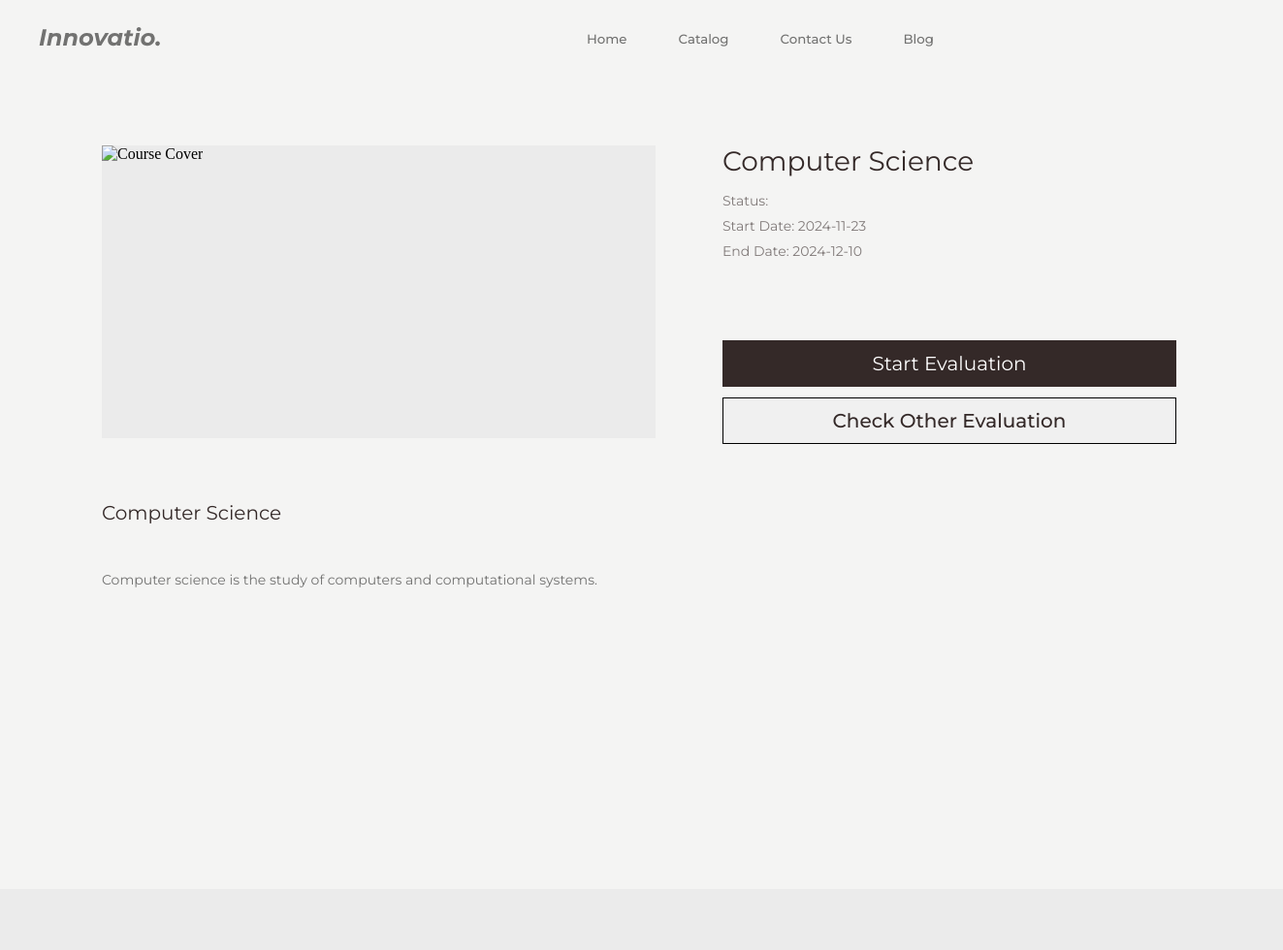
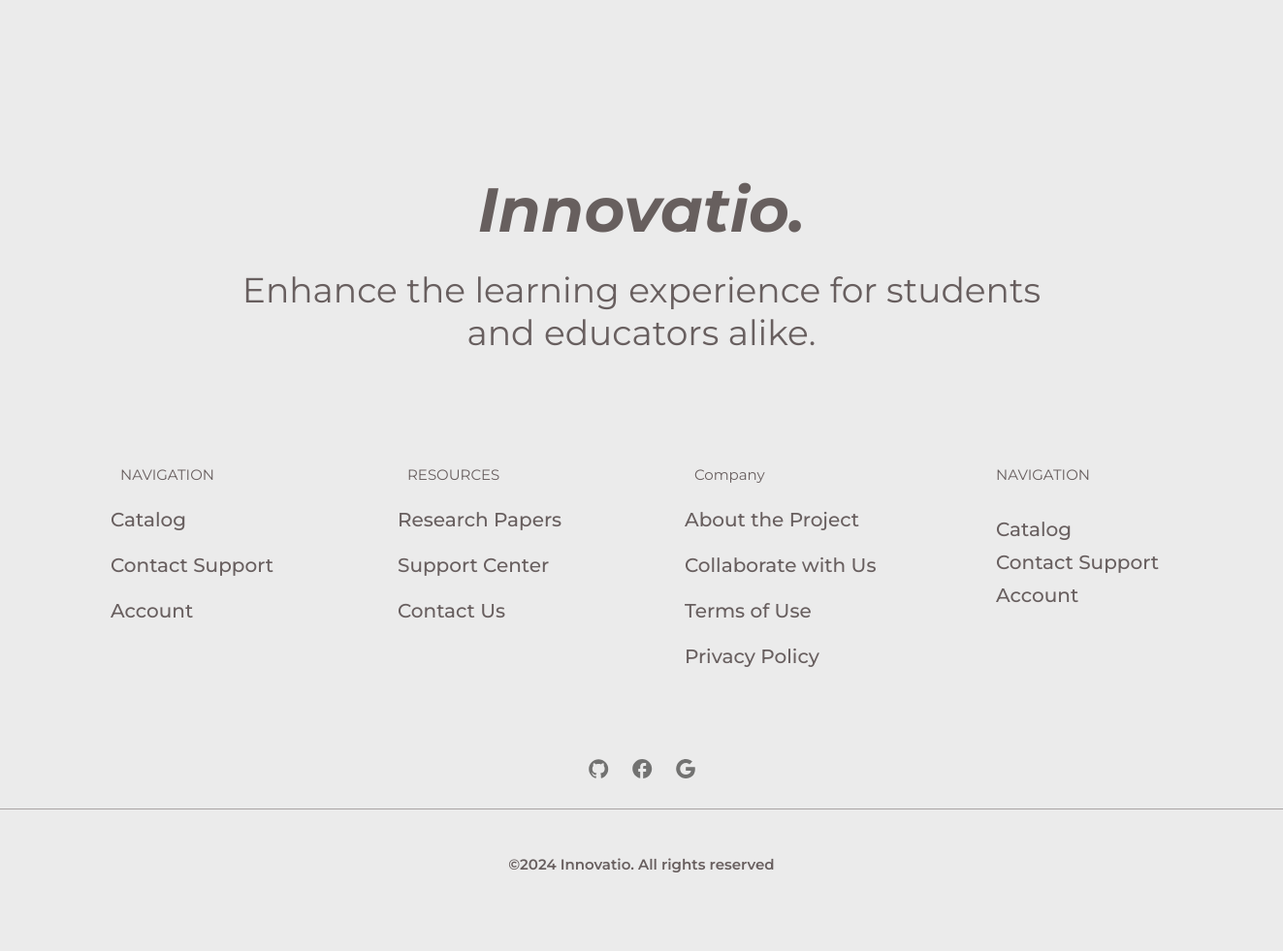
The page /pages/catalog-selection.php?course_id=1 on the database its author committed (2 pictures, top to bottom).
### tables this page shows
CREATE TABLE `courses` (
  `course_id` int(11) NOT NULL,
  `course_name` varchar(255) NOT NULL,
  `course_description` text DEFAULT NULL,
  `course_cover` varchar(256) NOT NULL,
  `department` varchar(100) NOT NULL,
  `active_flag` tinyint(1) NOT NULL COMMENT '0 = inactive\r\n1 = active\r\n2 = pending'
);

CREATE TABLE `evaluations` (
  `evaluation_id` int(11) NOT NULL,
  `course_id` int(11) DEFAULT NULL,
  `evaluator_type` enum('student','faculty','alumni') DEFAULT NULL,
  `criteria_id` int(11) NOT NULL,
  `evaluation_start_date` date NOT NULL,
  `evaluation_end_date` date NOT NULL,
  `active_flag` int(1) NOT NULL
);

### pages/catalog-selection.php (the view, shortened to what this page needs)
<?php
$servername = "localhost";
$username = "root";
$password = "";
$database = "evala_db1";
$con = new mysqli($servername, $username, $password, $database);
$course_id = $_GET['course_id'];
$course_query = "SELECT course_name, course_description FROM courses WHERE course_id = ?";
$stmt = $con->prepare($course_query);
$stmt->bind_param("i", $course_id);
$stmt->execute();
$course_result = $stmt->get_result();
if ($course_result->num_rows > 0) {
    $course_row = $course_result->fetch_assoc();
    $course_name = htmlspecialchars($course_row["course_name"]);
    $course_description = htmlspecialchars($course_row["course_description"]);
} else {
    $course_name = "Course not found";
    $course_description = "No description available.";
}
if ($_SESSION['role'] === 'Faculty') {
    $evaluation_query = "
    SELECT evaluation_id, evaluator_type, evaluation_start_date, evaluation_end_date
    FROM evaluations
    WHERE course_id = ? AND active_flag = 1
    ORDER BY
        CASE evaluator_type
            WHEN 'faculty' THEN 1
            WHEN 'student' THEN 2
            WHEN 'alumni' THEN 3
            ELSE 4
        END,
        evaluation_start_date ASC
    LIMIT 1";
} else {
    $evaluation_query = "
    SELECT evaluation_id, evaluator_type, evaluation_start_date, evaluation_end_date
    FROM evaluations
    WHERE course_id = ? AND active_flag = 1";
}
$stmt = $con->prepare($evaluation_query);
$stmt->bind_param("i", $course_id);
$stmt->execute();
$evaluation_result = $stmt->get_result();
if ($evaluation_result->num_rows > 0) {
    $evaluation = $evaluation_result->fetch_assoc();
    $evaluation_id = $evaluation['evaluation_id'];
    $evaluation_start_date = htmlspecialchars($evaluation['evaluation_start_date']);
    $evaluation_end_date = htmlspecialchars($evaluation['evaluation_end_date']);
} else {
    $evaluation_id = null;
    $evaluation_name = "No evaluation found";
    $evaluation_status = "N/A";
    $evaluation_start_date = "N/A";
    $evaluation_end_date = "N/A";
}
?>
<!DOCTYPE html>
<html>
<head>
    <link rel="stylesheet" href="../css/global.css" />
    <link rel="stylesheet" href="../css/catalog-selection.css" />
    <link rel="stylesheet" href="../components/all.css">
    <link rel="stylesheet" href="../components/modal.css">
</head>
<body>
    <div class="questionnaire">
        <div class="navigator">
            <?php include('../components/nav.php') ?>
        <div class="catalog-container">
            <div class="evaluation-pics-desc">
                <div class="evaluation-img">
                    <?php
                    echo '
                    <img class="evaluation-img" src="' . htmlspecialchars($_SESSION['course_cover']) . '" alt="Course Cover">
                    ';
                    ?>
                </div>
                <div class="eval-overview">
                    <div class="eva-name"><?php echo $course_name; ?></div>
                    <div class="eval-desc">
                        <?php echo $course_description; ?>
                    </div>
                </div>
            </div>
            <div class="evaluation-navigator">
                <div class="evaluation-title">
                    <div class="text-wrapper-3"><?php echo $course_name; ?></div>
                    <div class="evaluation-status">
                        <div class="text-wrapper-4">Status: <?php echo $_SESSION['status']; ?></div>
                        <div class="text-wrapper-4">Start Date: <?php echo $evaluation_start_date; ?></div>
                        <div class="text-wrapper-4">End Date: <?php echo $evaluation_end_date; ?></div>
                    </div>
                </div>
                <div class="buttons">
                    <?php
                    if ($evaluation_id !== null) {
                        if ($_SESSION['status'] === "Completed") {
                            echo '<a href="catalog-selection.php?course_id=' . urlencode($_SESSION["course_id"]) . '">
                                <button class="start-eval-button" name="start-evaluation" onclick="handleStartEvaluation(event);">
                                    <span class="text-wrapper-6">Start Evaluation</span>
                                </button>
                            </a>
                            <a href="catalog.php">
                                <button class="check-other-button">
                                    <span class="text-wrapper-7">Check Other Evaluation</span>
                                </button>
                            </a>
                            <a href = "result.php?course_id=' . $course_id . '&evaluation_id=' . $evaluation_id . ' &user_id=' . $_SESSION['user_id'] . '">View Results</a>'
                            ;
                        } else {
                            echo '<a href="evaluation.php?course_id=' . $course_id . '&evaluation_id=' . $evaluation_id . '&user_id=' . $_SESSION['user_id'] . '">
                                <button class="start-eval-button">
                                    <span class="text-wrapper-6">Start Evaluation</span>
                                </button>
                            </a><a href="catalog.php">
                                <button class="check-other-button">
                                    <span class="text-wrapper-7">Check Other Evaluation</span>
                                </button>
                            </a>';
                        }
                    } else {
                        echo "<p>No active evaluation available for this course.</p>";
                    }
                    ?>
                </div>
            </div>
        </div>
        <?php include('../components/footer.php') ?>
</body>
</html>

### css/global.css (style rules this page uses)
* { -webkit-font-smoothing: antialiased; box-sizing: border-box; }
html, body { margin: 0px; height: 100%; }
body { margin: 0; line-height: normal; }
:root { --font-montserrat: Montserrat; --font-size-mini: 15px; --font-size-xl: 20px; --color-dimgray-100: #685f5f; --gap-mini: 15px; --gap-4xl: 23px; --padding-11xs: 2px; --padding-3xs: 10px; }
:root { --text-color: #342928; --background-color: #f4f4f3; --gray-color: #ebebeb; --placeholder: #a6a6a6; --text-gray: #727271; }
:root { --dark-button: #342928; --dark-button-hover: #523f3e; }
:root { --hollow-button: #342928; --hollow-button-hover: #e8e8e7; }

### css/catalog-selection.css (style rules this page uses)
.questionnaire { display: flex; flex-direction: column; align-items: center; gap: 87px; position: relative; background-color: var(--background-color); }
.questionnaire .catalog-container { display: inline-flex; align-items: flex-start; justify-content: center; gap: 69px; position: relative; flex: 0 0 auto; margin-top: 150px; }
.questionnaire .evaluation-pics-desc { display: flex; flex-direction: column; width: 571px; align-items: flex-start; gap: 66px; position: relative; }
.questionnaire .evaluation-img { position: relative; align-self: stretch; width: 100%; height: 302px; background-color: var(--gray-color); object-fit: cover; object-position: center; }
.questionnaire .eval-overview { position: relative; align-self: stretch; width: 100%; height: 138px; }
.questionnaire .eva-name { position: absolute; top: -1px; left: 0; font-family: "Montserrat", Helvetica; font-weight: 400; color: var(--text-color); font-size: 20px; letter-spacing: 0; line-height: normal; white-space: nowrap; }
.questionnaire .eval-desc { position: absolute; width: 551px; top: 71px; left: 0; font-family: "Montserrat", Helvetica; font-weight: 400; color: var(--text-gray); font-size: 14px; letter-spacing: 0; line-height: normal; }
.questionnaire .evaluation-navigator { display: flex; flex-direction: column; width: 473px; height: 281px; align-items: flex-start; gap: 83px; position: relative; }
.questionnaire .evaluation-title { display: flex; flex-direction: column; align-items: left; gap: 16px; position: relative; align-self: stretch; width: 100%; flex: 0 0 auto; }
.questionnaire .text-wrapper-3 { position: relative; align-self: stretch; margin-top: -1px; font-family: "Montserrat", Helvetica; font-weight: 400; color: var(--text-color); font-size: 28px; letter-spacing: 0; line-height: normal; }
.questionnaire .evaluation-status { display: inline-flex; flex-direction: column; align-items: flex-start; gap: 9px; position: relative; flex: 0 0 auto; }
.questionnaire .text-wrapper-4 { position: relative; align-self: stretch; margin-top: -1px; font-family: "Montserrat", Helvetica; font-weight: 400; color: var(--text-color); font-size: 14px; letter-spacing: 0; line-height: normal; opacity: 0.6; }
.questionnaire .buttons { display: flex; flex-direction: column; width: 468px; align-items: flex-start; gap: 11px; position: relative; flex: 0 0 auto; }
.questionnaire .start-eval-button { display: flex; height: 48px; align-items: center; justify-content: center; gap: 10px; padding: 10px; position: relative; align-self: stretch; width: 100%; background-color: var(--dark-button); }
.questionnaire .text-wrapper-6 { position: relative; width: fit-content; font-family: "Montserrat", Helvetica; font-weight: 400; color: #ffffff; font-size: 20px; letter-spacing: 0; line-height: normal; white-space: nowrap; text-decoration: none; }
.questionnaire .check-other-button { text-decoration: none; height: 48px; padding: 10px; position: relative; align-self: stretch; width: 100%; background-color: #f0f0f0; border: 1px solid; }
.questionnaire .start-eval-button { display: flex; height: 48px; align-items: center; justify-content: center; gap: 10px; padding: 10px; position: relative; align-self: stretch; width: 100%; background-color: var(--dark-button); color: white; border: none; font-size: 16px; cursor: pointer; text-decoration: none; }
.questionnaire .text-wrapper-7 { position: relative; width: fit-content; font-family: "Montserrat", Helvetica; font-weight: 500; color: #342928; font-size: 20px; letter-spacing: 0; line-height: normal; white-space: nowrap; text-decoration: none; }
.catalog-container a { width: 100%; text-decoration: none; font-family: "Montserrat", Helvetica; color: var(--text-color); }

### rows shown on the page
courses: course_name "Computer Science", course_description "Computer science is the study of computers and computational systems."
evaluations: evaluation_start_date "2024-11-23", evaluation_end_date "2024-12-10"
